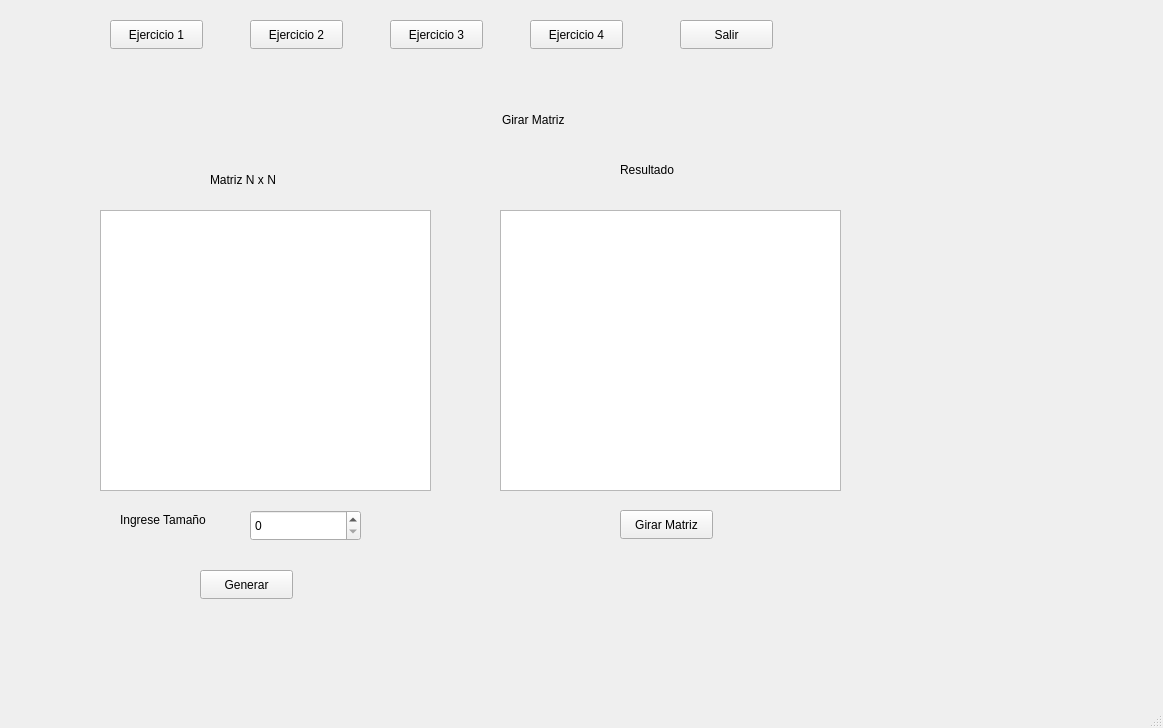
<?xml version="1.0" encoding="UTF-8"?>
<ui version="4.0">
 <class>cframe</class>
 <widget class="QMainWindow" name="cframe">
  <property name="geometry">
   <rect>
    <x>0</x>
    <y>0</y>
    <width>1163</width>
    <height>728</height>
   </rect>
  </property>
  <property name="windowTitle">
   <string>cframe</string>
  </property>
  <widget class="QWidget" name="centralwidget">
   <widget class="QPushButton" name="pushButton">
    <property name="geometry">
     <rect>
      <x>110</x>
      <y>20</y>
      <width>93</width>
      <height>29</height>
     </rect>
    </property>
    <property name="text">
     <string>Ejercicio 1</string>
    </property>
   </widget>
   <widget class="QPushButton" name="pushButton_2">
    <property name="geometry">
     <rect>
      <x>250</x>
      <y>20</y>
      <width>93</width>
      <height>29</height>
     </rect>
    </property>
    <property name="text">
     <string>Ejercicio 2</string>
    </property>
   </widget>
   <widget class="QPushButton" name="pushButton_3">
    <property name="geometry">
     <rect>
      <x>390</x>
      <y>20</y>
      <width>93</width>
      <height>29</height>
     </rect>
    </property>
    <property name="text">
     <string>Ejercicio 3</string>
    </property>
   </widget>
   <widget class="QPushButton" name="pushButton_4">
    <property name="geometry">
     <rect>
      <x>530</x>
      <y>20</y>
      <width>93</width>
      <height>29</height>
     </rect>
    </property>
    <property name="text">
     <string>Ejercicio 4</string>
    </property>
   </widget>
   <widget class="QPushButton" name="pushButton_5">
    <property name="geometry">
     <rect>
      <x>680</x>
      <y>20</y>
      <width>93</width>
      <height>29</height>
     </rect>
    </property>
    <property name="text">
     <string>Salir</string>
    </property>
   </widget>
   <widget class="QStackedWidget" name="stackedWidget">
    <property name="geometry">
     <rect>
      <x>30</x>
      <y>90</y>
      <width>1111</width>
      <height>561</height>
     </rect>
    </property>
    <property name="currentIndex">
     <number>1</number>
    </property>
    <widget class="QWidget" name="page">
     <widget class="QLabel" name="label">
      <property name="geometry">
       <rect>
        <x>380</x>
        <y>10</y>
        <width>261</width>
        <height>20</height>
       </rect>
      </property>
      <property name="text">
       <string>Suma, Resta, Multiplicacion de Matrices</string>
      </property>
     </widget>
     <widget class="QLabel" name="label_2">
      <property name="geometry">
       <rect>
        <x>170</x>
        <y>40</y>
        <width>63</width>
        <height>20</height>
       </rect>
      </property>
      <property name="text">
       <string>Matriz M</string>
      </property>
     </widget>
     <widget class="QLabel" name="label_3">
      <property name="geometry">
       <rect>
        <x>500</x>
        <y>40</y>
        <width>63</width>
        <height>20</height>
       </rect>
      </property>
      <property name="text">
       <string>Matriz N</string>
      </property>
     </widget>
     <widget class="QLabel" name="label_4">
      <property name="geometry">
       <rect>
        <x>880</x>
        <y>40</y>
        <width>71</width>
        <height>20</height>
       </rect>
      </property>
      <property name="text">
       <string>Resultado</string>
      </property>
     </widget>
     <widget class="QTableWidget" name="tw_MatrizM">
      <property name="geometry">
       <rect>
        <x>40</x>
        <y>70</y>
        <width>341</width>
        <height>241</height>
       </rect>
      </property>
     </widget>
     <widget class="QTableWidget" name="tw_MatrizN">
      <property name="geometry">
       <rect>
        <x>390</x>
        <y>70</y>
        <width>321</width>
        <height>241</height>
       </rect>
      </property>
     </widget>
     <widget class="QTableWidget" name="tw_ResultadoMatriz">
      <property name="geometry">
       <rect>
        <x>720</x>
        <y>70</y>
        <width>371</width>
        <height>241</height>
       </rect>
      </property>
     </widget>
     <widget class="QSpinBox" name="sb_ColumnaM">
      <property name="geometry">
       <rect>
        <x>170</x>
        <y>340</y>
        <width>81</width>
        <height>26</height>
       </rect>
      </property>
      <property name="maximum">
       <number>5</number>
      </property>
     </widget>
     <widget class="QSpinBox" name="sb_FilaM">
      <property name="geometry">
       <rect>
        <x>170</x>
        <y>380</y>
        <width>81</width>
        <height>26</height>
       </rect>
      </property>
      <property name="maximum">
       <number>5</number>
      </property>
     </widget>
     <widget class="QLabel" name="label_10">
      <property name="geometry">
       <rect>
        <x>70</x>
        <y>340</y>
        <width>63</width>
        <height>20</height>
       </rect>
      </property>
      <property name="text">
       <string>Columna</string>
      </property>
     </widget>
     <widget class="QLabel" name="label_11">
      <property name="geometry">
       <rect>
        <x>70</x>
        <y>380</y>
        <width>61</width>
        <height>20</height>
       </rect>
      </property>
      <property name="text">
       <string>Filas</string>
      </property>
     </widget>
     <widget class="QPushButton" name="bton_GenerarMatrizM">
      <property name="geometry">
       <rect>
        <x>100</x>
        <y>420</y>
        <width>93</width>
        <height>29</height>
       </rect>
      </property>
      <property name="text">
       <string>Generar M</string>
      </property>
     </widget>
     <widget class="QSpinBox" name="sb_ColumnaN">
      <property name="geometry">
       <rect>
        <x>560</x>
        <y>330</y>
        <width>81</width>
        <height>26</height>
       </rect>
      </property>
      <property name="maximum">
       <number>5</number>
      </property>
     </widget>
     <widget class="QSpinBox" name="sb_FilaN">
      <property name="geometry">
       <rect>
        <x>560</x>
        <y>370</y>
        <width>81</width>
        <height>26</height>
       </rect>
      </property>
      <property name="maximum">
       <number>5</number>
      </property>
     </widget>
     <widget class="QLabel" name="label_12">
      <property name="geometry">
       <rect>
        <x>470</x>
        <y>330</y>
        <width>63</width>
        <height>20</height>
       </rect>
      </property>
      <property name="text">
       <string>Columna</string>
      </property>
     </widget>
     <widget class="QLabel" name="label_13">
      <property name="geometry">
       <rect>
        <x>470</x>
        <y>370</y>
        <width>63</width>
        <height>20</height>
       </rect>
      </property>
      <property name="text">
       <string>Filas</string>
      </property>
     </widget>
     <widget class="QPushButton" name="bton_GenerarMatrizN">
      <property name="geometry">
       <rect>
        <x>480</x>
        <y>420</y>
        <width>93</width>
        <height>29</height>
       </rect>
      </property>
      <property name="text">
       <string>Generar N</string>
      </property>
     </widget>
     <widget class="QPushButton" name="bton_SumarMatriz">
      <property name="geometry">
       <rect>
        <x>860</x>
        <y>330</y>
        <width>93</width>
        <height>29</height>
       </rect>
      </property>
      <property name="text">
       <string>Sumar</string>
      </property>
     </widget>
     <widget class="QPushButton" name="bton_RestarMatriz">
      <property name="geometry">
       <rect>
        <x>860</x>
        <y>380</y>
        <width>93</width>
        <height>29</height>
       </rect>
      </property>
      <property name="text">
       <string>Restar</string>
      </property>
     </widget>
     <widget class="QPushButton" name="bton_MultiplicarMatriz">
      <property name="geometry">
       <rect>
        <x>860</x>
        <y>430</y>
        <width>93</width>
        <height>29</height>
       </rect>
      </property>
      <property name="text">
       <string>Multiplicar</string>
      </property>
     </widget>
    </widget>
    <widget class="QWidget" name="page_2">
     <widget class="QLabel" name="label_5">
      <property name="geometry">
       <rect>
        <x>472</x>
        <y>20</y>
        <width>81</width>
        <height>20</height>
       </rect>
      </property>
      <property name="text">
       <string>Girar Matriz</string>
      </property>
     </widget>
     <widget class="QTextEdit" name="te_GeneraMatriz">
      <property name="geometry">
       <rect>
        <x>70</x>
        <y>120</y>
        <width>331</width>
        <height>281</height>
       </rect>
      </property>
     </widget>
     <widget class="QLabel" name="label_6">
      <property name="geometry">
       <rect>
        <x>180</x>
        <y>80</y>
        <width>91</width>
        <height>20</height>
       </rect>
      </property>
      <property name="text">
       <string>Matriz N x N</string>
      </property>
     </widget>
     <widget class="QSpinBox" name="sb_tamanoMatriz">
      <property name="geometry">
       <rect>
        <x>220</x>
        <y>420</y>
        <width>111</width>
        <height>31</height>
       </rect>
      </property>
      <property name="maximum">
       <number>8</number>
      </property>
     </widget>
     <widget class="QLabel" name="label_7">
      <property name="geometry">
       <rect>
        <x>90</x>
        <y>420</y>
        <width>131</width>
        <height>20</height>
       </rect>
      </property>
      <property name="text">
       <string>Ingrese Tamaño</string>
      </property>
     </widget>
     <widget class="QLabel" name="label_8">
      <property name="geometry">
       <rect>
        <x>590</x>
        <y>70</y>
        <width>81</width>
        <height>20</height>
       </rect>
      </property>
      <property name="text">
       <string>Resultado</string>
      </property>
     </widget>
     <widget class="QTextEdit" name="te_ResultadoGirarMatriz">
      <property name="geometry">
       <rect>
        <x>470</x>
        <y>120</y>
        <width>341</width>
        <height>281</height>
       </rect>
      </property>
     </widget>
     <widget class="QPushButton" name="bton_GirarMatriz">
      <property name="geometry">
       <rect>
        <x>590</x>
        <y>420</y>
        <width>93</width>
        <height>29</height>
       </rect>
      </property>
      <property name="text">
       <string>Girar Matriz</string>
      </property>
     </widget>
     <widget class="QPushButton" name="bton_generarMatriz">
      <property name="geometry">
       <rect>
        <x>170</x>
        <y>480</y>
        <width>93</width>
        <height>29</height>
       </rect>
      </property>
      <property name="text">
       <string>Generar</string>
      </property>
     </widget>
    </widget>
    <widget class="QWidget" name="page_3">
     <widget class="QLabel" name="label_9">
      <property name="geometry">
       <rect>
        <x>500</x>
        <y>40</y>
        <width>141</width>
        <height>20</height>
       </rect>
      </property>
      <property name="text">
       <string>Encontrar Posicion</string>
      </property>
     </widget>
     <widget class="QSpinBox" name="sb_Fila">
      <property name="geometry">
       <rect>
        <x>210</x>
        <y>400</y>
        <width>81</width>
        <height>26</height>
       </rect>
      </property>
      <property name="maximum">
       <number>5</number>
      </property>
     </widget>
     <widget class="QSpinBox" name="sb_Columna">
      <property name="geometry">
       <rect>
        <x>210</x>
        <y>360</y>
        <width>81</width>
        <height>26</height>
       </rect>
      </property>
      <property name="maximum">
       <number>5</number>
      </property>
     </widget>
     <widget class="QTableWidget" name="tw_matriz">
      <property name="geometry">
       <rect>
        <x>80</x>
        <y>90</y>
        <width>341</width>
        <height>241</height>
       </rect>
      </property>
     </widget>
     <widget class="QLabel" name="label_17">
      <property name="geometry">
       <rect>
        <x>110</x>
        <y>360</y>
        <width>63</width>
        <height>20</height>
       </rect>
      </property>
      <property name="text">
       <string>Columna</string>
      </property>
     </widget>
     <widget class="QPushButton" name="bton_GenerarMatrizM_2">
      <property name="geometry">
       <rect>
        <x>190</x>
        <y>440</y>
        <width>93</width>
        <height>29</height>
       </rect>
      </property>
      <property name="text">
       <string>Generar </string>
      </property>
     </widget>
     <widget class="QLabel" name="label_18">
      <property name="geometry">
       <rect>
        <x>110</x>
        <y>400</y>
        <width>61</width>
        <height>20</height>
       </rect>
      </property>
      <property name="text">
       <string>Filas</string>
      </property>
     </widget>
     <widget class="QLabel" name="label_19">
      <property name="geometry">
       <rect>
        <x>200</x>
        <y>60</y>
        <width>63</width>
        <height>20</height>
       </rect>
      </property>
      <property name="text">
       <string>Matriz</string>
      </property>
     </widget>
     <widget class="QLabel" name="label_20">
      <property name="geometry">
       <rect>
        <x>730</x>
        <y>110</y>
        <width>63</width>
        <height>20</height>
       </rect>
      </property>
      <property name="text">
       <string>Buscar</string>
      </property>
     </widget>
     <widget class="QSpinBox" name="sb_buscarNumero">
      <property name="geometry">
       <rect>
        <x>780</x>
        <y>150</y>
        <width>91</width>
        <height>26</height>
       </rect>
      </property>
     </widget>
     <widget class="QLabel" name="label_21">
      <property name="geometry">
       <rect>
        <x>580</x>
        <y>150</y>
        <width>191</width>
        <height>20</height>
       </rect>
      </property>
      <property name="text">
       <string>Ingrese Numero Para Buscar</string>
      </property>
     </widget>
     <widget class="QPushButton" name="bton_buscarNumero">
      <property name="geometry">
       <rect>
        <x>650</x>
        <y>200</y>
        <width>171</width>
        <height>29</height>
       </rect>
      </property>
      <property name="text">
       <string>Buscar Coordenada</string>
      </property>
     </widget>
    </widget>
    <widget class="QWidget" name="page_4">
     <widget class="QLabel" name="label_14">
      <property name="geometry">
       <rect>
        <x>490</x>
        <y>20</y>
        <width>131</width>
        <height>20</height>
       </rect>
      </property>
      <property name="text">
       <string>Matriz Transpuesta</string>
      </property>
     </widget>
     <widget class="QTableWidget" name="tablaT">
      <property name="geometry">
       <rect>
        <x>60</x>
        <y>80</y>
        <width>341</width>
        <height>281</height>
       </rect>
      </property>
     </widget>
     <widget class="QPushButton" name="pushButton_6">
      <property name="geometry">
       <rect>
        <x>170</x>
        <y>480</y>
        <width>93</width>
        <height>29</height>
       </rect>
      </property>
      <property name="text">
       <string>Generar</string>
      </property>
     </widget>
     <widget class="QSpinBox" name="sbColumnaT">
      <property name="geometry">
       <rect>
        <x>220</x>
        <y>380</y>
        <width>91</width>
        <height>26</height>
       </rect>
      </property>
     </widget>
     <widget class="QSpinBox" name="sbFilaT">
      <property name="geometry">
       <rect>
        <x>220</x>
        <y>420</y>
        <width>91</width>
        <height>26</height>
       </rect>
      </property>
     </widget>
     <widget class="QLabel" name="label_15">
      <property name="geometry">
       <rect>
        <x>120</x>
        <y>380</y>
        <width>63</width>
        <height>20</height>
       </rect>
      </property>
      <property name="text">
       <string>Columna</string>
      </property>
     </widget>
     <widget class="QLabel" name="label_16">
      <property name="geometry">
       <rect>
        <x>120</x>
        <y>420</y>
        <width>63</width>
        <height>20</height>
       </rect>
      </property>
      <property name="text">
       <string>Fila</string>
      </property>
     </widget>
     <widget class="QTableWidget" name="transpuesta">
      <property name="geometry">
       <rect>
        <x>590</x>
        <y>90</y>
        <width>361</width>
        <height>301</height>
       </rect>
      </property>
     </widget>
     <widget class="QPushButton" name="pushButton_7">
      <property name="geometry">
       <rect>
        <x>710</x>
        <y>430</y>
        <width>93</width>
        <height>29</height>
       </rect>
      </property>
      <property name="text">
       <string>Calcular</string>
      </property>
     </widget>
     <widget class="QLabel" name="label_22">
      <property name="geometry">
       <rect>
        <x>180</x>
        <y>50</y>
        <width>63</width>
        <height>20</height>
       </rect>
      </property>
      <property name="text">
       <string>Matriz</string>
      </property>
     </widget>
     <widget class="QLabel" name="label_23">
      <property name="geometry">
       <rect>
        <x>720</x>
        <y>60</y>
        <width>141</width>
        <height>20</height>
       </rect>
      </property>
      <property name="text">
       <string>Matriz Transpuesta</string>
      </property>
     </widget>
    </widget>
   </widget>
  </widget>
  <widget class="QMenuBar" name="menubar">
   <property name="geometry">
    <rect>
     <x>0</x>
     <y>0</y>
     <width>1163</width>
     <height>26</height>
    </rect>
   </property>
  </widget>
  <widget class="QStatusBar" name="statusbar"/>
 </widget>
 <resources/>
 <connections/>
</ui>
